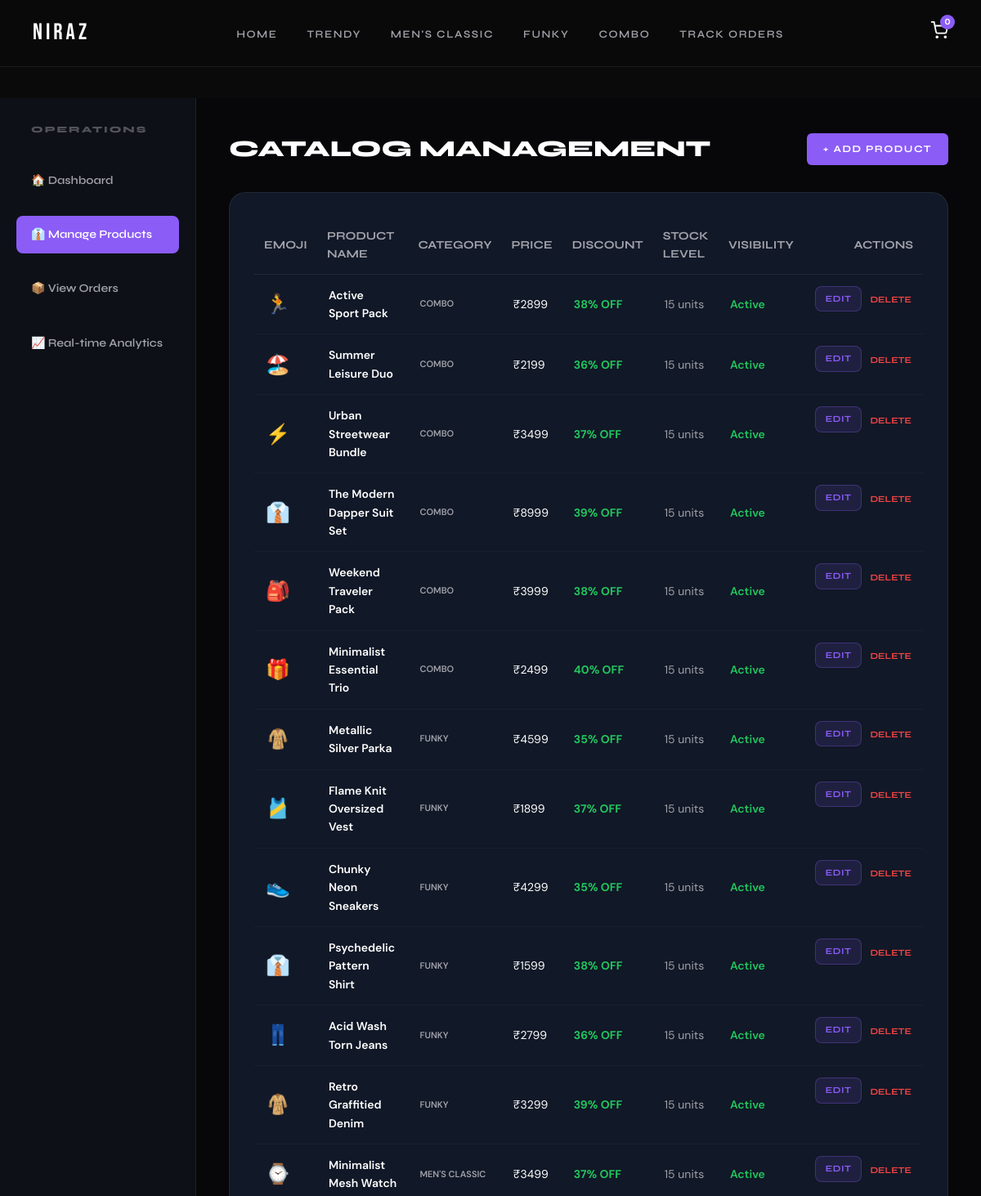
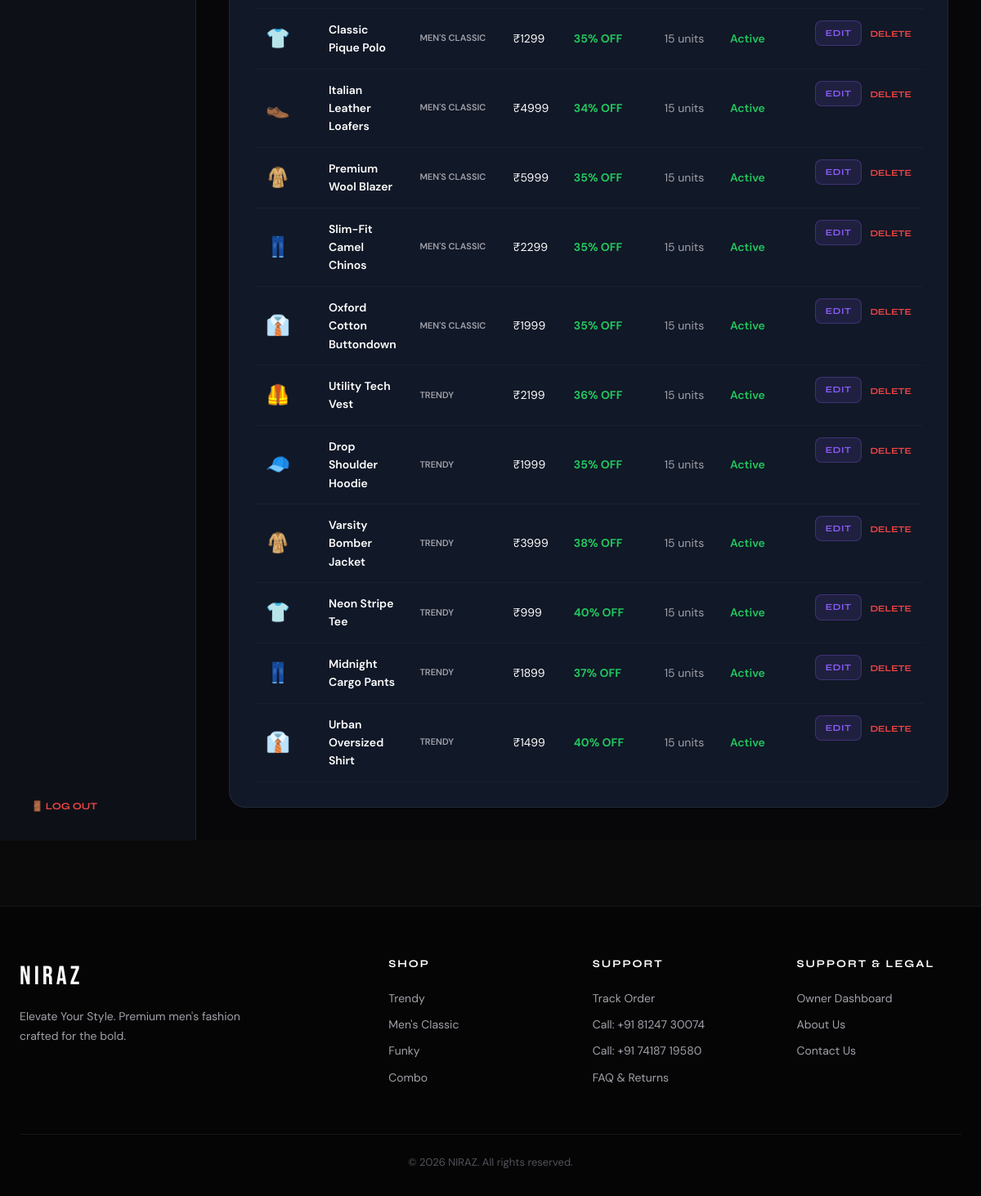
Page /dashboard/products/ (signed in) on the committed database (2 pictures, top to bottom).
### products/models.py (models this page shows, shortened)
class Product(models.Model):
    category = models.ForeignKey(Category, related_name='products', on_delete=models.CASCADE)
    name = models.CharField(max_length=200)
    slug = models.SlugField(max_length=220, unique=True, blank=True)
    description = models.TextField()
    price = models.DecimalField(max_digits=10, decimal_places=2)  # Decimals are correct for database transactions
    discount_percent = models.PositiveIntegerField(default=0)  # E.g. 40
    stock = models.PositiveIntegerField(default=10)
    available = models.BooleanField(default=True)
    featured = models.BooleanField(default=False)
    is_new = models.BooleanField(default=False)
    created_at = models.DateTimeField(auto_now_add=True)
    updated_at = models.DateTimeField(auto_now=True)
    emoji = models.CharField(max_length=10, default="👔")
    @property
    def price_as_int(self):
        return int(self.price)

class Category(models.Model):
    name = models.CharField(max_length=100)
    slug = models.SlugField(max_length=120, unique=True, blank=True)
    description = models.TextField(blank=True, null=True)
    image = models.ImageField(upload_to='categories/', blank=True, null=True)  # Will auto-use Cloudinary if designated
    created_at = models.DateTimeField(auto_now_add=True)
    class Meta:
        verbose_name_plural = 'Categories'

### dashboard/views.py (the view)
# urls.py: path('products/', views.product_list, name='product_list'),
@login_required
def product_list(request):
    products = Product.objects.all().order_by('-created_at')
    return render(request, 'dashboard/products.html', {'products': products})

### cart/cart.py (called while the page is built)
    def __len__(self):
        return sum(item['quantity'] for item in self.cart.values())

### cart/context_processors.py (called while the page is built)
def cart(request):
    return {'cart': Cart(request)}

### templates/dashboard/products.html (shortened to what this page needs)
{% extends 'base.html' %}
{% load static %}
{% block content %}
<div class="container section" style="padding-top:120px;">
  <div class="dashboard-container">
    <div class="dash-sidebar">
      <div style="font-family: var(--font-head); font-size: 11px; font-weight:800; letter-spacing:2px; text-transform:uppercase; color:var(--gray2); padding-left: 18px; margin-bottom: 10px;">OPERATIONS</div>
      <a href="{% url 'dashboard:dashboard_home' %}" class="dash-menu-item">🏠 Dashboard</a>
      <a href="{% url 'dashboard:product_list' %}" class="dash-menu-item active">👔 Manage Products</a>
      <a href="{% url 'dashboard:order_list' %}" class="dash-menu-item">📦 View Orders</a>
      <a href="{% url 'dashboard:analytics_view' %}" class="dash-menu-item">📈 Real-time Analytics</a>
      <div style="margin-top:auto; padding-top:40px;">
        <a href="{% url 'dashboard:owner_logout' %}" style="display:inline-flex; align-items:center; gap:8px; font-family:var(--font-head); font-size:12px; font-weight:700; text-transform:uppercase; color:#EF4444; text-decoration:none; padding-left: 18px;">
          🚪 Log Out
        </a>
      </div>
    </div>
    <div class="dash-content">
      <div style="display: flex; justify-content: space-between; align-items: center; margin-bottom: 30px;">
        <h2 style="font-family: var(--font-head); font-size: 28px; font-weight:800;">CATALOG MANAGEMENT</h2>
        <a href="{% url 'dashboard:product_add' %}" class="btn-primary" style="padding:10px 20px; font-size: 12px;">+ Add Product</a>
      </div>
      <div style="background: var(--card); border: 1px solid var(--border); border-radius: var(--radius-lg); padding: 30px;">
        <div style="overflow-x: auto;">
          <table style="width: 100%; border-collapse: collapse; text-align: left; font-size: 14px;">
            <thead>
              <tr style="border-bottom: 1px solid var(--border); color: var(--gray); font-family: var(--font-head); font-weight:700;">
                <th style="padding:12px;">EMOJI</th>
                <th style="padding:12px;">PRODUCT NAME</th>
                <th style="padding:12px;">CATEGORY</th>
                <th style="padding:12px;">PRICE</th>
                <th style="padding:12px;">DISCOUNT</th>
                <th style="padding:12px;">STOCK LEVEL</th>
                <th style="padding:12px;">VISIBILITY</th>
                <th style="padding:12px; text-align: right;">ACTIONS</th>
              </tr>
            </thead>
            <tbody>
              {% for p in products %}
              <tr style="border-bottom: 1px solid rgba(255,255,255,0.03); color: var(--gray);">
                <td style="padding:14px; font-size: 24px;">{{ p.emoji }}</td>
                <td style="padding:14px; font-weight: 600; color: var(--white);">{{ p.name }}</td>
                <td style="padding:14px; text-transform: uppercase; font-size:11px; font-weight:600;">{{ p.category.name }}</td>
                <td style="padding:14px; color: var(--white);">₹{{ p.price_as_int }}</td>
                <td style="padding:14px; color: var(--green); font-weight:700;">{{ p.discount_percent }}% OFF</td>
                <td style="padding:14px; {% if p.stock < 5 %} color: #EF4444; font-weight: 700; {% endif %}">
                  {{ p.stock }} units
                </td>
                <td style="padding:14px;">
                  {% if p.available %}
                    <span style="color:var(--green); font-weight: 600;">Active</span>
                  {% else %}
                    <span style="color:var(--gray2);">Hidden</span>
                  {% endif %}
                </td>
                <td style="padding:14px; text-align: right; display:flex; justify-content: flex-end; gap:10px; align-items:center;">
                  <a href="{% url 'dashboard:product_edit' pk=p.id %}" class="btn-cart" style="flex: none; padding: 6px 12px; font-size:11px; text-decoration:none;">Edit</a>
                  <form action="{% url 'dashboard:product_delete' pk=p.id %}" method="post" onsubmit="return confirm('Completely delete Product: {{ p.name }}?');" style="margin:0;">
                    <button type="submit" style="background: none; border: none; color: #EF4444; font-family: var(--font-head); font-weight: 700; font-size: 11px; text-transform: uppercase; cursor: pointer;">
                      Delete
                    </button>
                  </form>
                </td>
              </tr>
              {% empty %}
              <tr>
                <td colspan="8" style="padding: 20px; text-align: center; color: var(--gray2);">No products found inside the catalog. Select "+ Add Product" to get started!</td>
              </tr>
              {% endfor %}
            </tbody>
          </table>
        </div>
      </div>
    </div>
  </div>
</div>
{% endblock %}

### static/css/main.css (style rules this page uses)
:root { --bg: #0A0A0A; --card: #111827; --card2: #0f1720; --purple: #8B5CF6; --purple-dark: #6d3fd4; --purple-glow: rgba(139,92,246,0.25); --green: #22C55E; --white: #FFFFFF; --gray: #A1A1AA; --gray2: #52525B; --border: rgba(255,255,255,0.07); --font-display: 'Bebas Neue', cursive; --font-head: 'Syne', sans-serif; --font-body: 'DM Sans', sans-serif; --radius: 12px; --radius-lg: 20px; --transition: 0.3s cubic-bezier(0.4,0,0.2,1); }
*, *::before, *::after { box-sizing: border-box; margin: 0; padding: 0; }
html { scroll-behavior: smooth; }
body { background: var(--bg); color: var(--white); font-family: var(--font-body); line-height: 1.6; overflow-x: hidden; }
a { text-decoration: none; color: inherit; }
.container { max-width: 1200px; margin: 0 auto; padding: 0 24px; }
.section { padding: 80px 0; }
.btn-primary { display: inline-flex; align-items: center; gap: 8px; background: var(--purple); color: var(--white); font-family: var(--font-head); font-weight: 700; font-size: 13px; letter-spacing: 1.5px; text-transform: uppercase; padding: 14px 32px; border-radius: 6px; border: none; cursor: pointer; transition: var(--transition); position: relative; overflow: hidden; }
.btn-primary::before { content:''; position:absolute; inset:0; background: linear-gradient(135deg, transparent, rgba(255,255,255,0.1)); opacity:0; transition: var(--transition); }
.btn-cart { flex: 1; padding: 10px; background: rgba(139,92,246,0.12); border: 1px solid rgba(139,92,246,0.3); border-radius: 8px; color: var(--purple); font-family: var(--font-head); font-size: 12px; font-weight: 700; letter-spacing: 0.5px; cursor: pointer; transition: var(--transition); text-transform: uppercase; }
.dashboard-container { display: grid; grid-template-columns: 240px 1fr; min-height: 100vh; padding-top: 0; }
.dash-sidebar { background: #0D1117; border-right: 1px solid var(--border); padding: 30px 20px; display: flex; flex-direction: column; gap: 20px; }
.dash-menu-item { display: flex; align-items: center; gap: 12px; padding: 12px 18px; border-radius: 8px; font-family: var(--font-head); font-weight: 600; font-size: 14px; color: var(--gray); transition: var(--transition); }
.dash-menu-item:hover, .dash-menu-item.active { background: var(--purple); color: var(--white); }
.dash-content { padding: 40px; background: #070709; overflow-y: auto; }

### rows in the picture
Product: emoji "🏃", name "Active Sport Pack", category.name "COMBO", price_as_int "2899", discount_percent "38", stock "15", available "Active"
Product: emoji "🏖️", name "Summer Leisure Duo", category.name "COMBO", price_as_int "2199", discount_percent "36", stock "15", available "Active"
Product: emoji "⚡", name "Urban Streetwear Bundle", category.name "COMBO", price_as_int "3499", discount_percent "37", stock "15", available "Active"
Product: emoji "👔", name "The Modern Dapper Suit Set", category.name "COMBO", price_as_int "8999", discount_percent "39", stock "15", available "Active"
Product: emoji "🎒", name "Weekend Traveler Pack", category.name "COMBO", price_as_int "3999", discount_percent "38", stock "15", available "Active"
Product: emoji "🎁", name "Minimalist Essential Trio", category.name "COMBO", price_as_int "2499", discount_percent "40", stock "15", available "Active"
Product: emoji "🧥", name "Metallic Silver Parka", category.name "FUNKY", price_as_int "4599", discount_percent "35", stock "15", available "Active"
Product: emoji "🎽", name "Flame Knit Oversized Vest", category.name "FUNKY", price_as_int "1899", discount_percent "37", stock "15", available "Active"
Product: emoji "👟", name "Chunky Neon Sneakers", category.name "FUNKY", price_as_int "4299", discount_percent "35", stock "15", available "Active"
Product: emoji "👔", name "Psychedelic Pattern Shirt", category.name "FUNKY", price_as_int "1599", discount_percent "38", stock "15", available "Active"
Product: emoji "👖", name "Acid Wash Torn Jeans", category.name "FUNKY", price_as_int "2799", discount_percent "36", stock "15", available "Active"
Product: emoji "🧥", name "Retro Graffitied Denim", category.name "FUNKY", price_as_int "3299", discount_percent "39", stock "15", available "Active"
Product: emoji "⌚", name "Minimalist Mesh Watch", category.name "MEN'S CLASSIC", price_as_int "3499", discount_percent "37", stock "15", available "Active"
Product: emoji "👕", name "Classic Pique Polo", category.name "MEN'S CLASSIC", price_as_int "1299", discount_percent "35", stock "15", available "Active"
Product: emoji "👞", name "Italian Leather Loafers", category.name "MEN'S CLASSIC", price_as_int "4999", discount_percent "34", stock "15", available "Active"
Product: emoji "🧥", name "Premium Wool Blazer", category.name "MEN'S CLASSIC", price_as_int "5999", discount_percent "35", stock "15", available "Active"
Product: emoji "👖", name "Slim-Fit Camel Chinos", category.name "MEN'S CLASSIC", price_as_int "2299", discount_percent "35", stock "15", available "Active"
Product: emoji "👔", name "Oxford Cotton Buttondown", category.name "MEN'S CLASSIC", price_as_int "1999", discount_percent "35", stock "15", available "Active"
Product: emoji "🦺", name "Utility Tech Vest", category.name "TRENDY", price_as_int "2199", discount_percent "36", stock "15", available "Active"
Product: emoji "🧢", name "Drop Shoulder Hoodie", category.name "TRENDY", price_as_int "1999", discount_percent "35", stock "15", available "Active"
Product: emoji "🧥", name "Varsity Bomber Jacket", category.name "TRENDY", price_as_int "3999", discount_percent "38", stock "15", available "Active"
Product: emoji "👕", name "Neon Stripe Tee", category.name "TRENDY", price_as_int "999", discount_percent "40", stock "15", available "Active"
Product: emoji "👖", name "Midnight Cargo Pants", category.name "TRENDY", price_as_int "1899", discount_percent "37", stock "15", available "Active"
Product: emoji "👔", name "Urban Oversized Shirt", category.name "TRENDY", price_as_int "1499", discount_percent "40", stock "15", available "Active"

### other values in the picture
{{ cart|length|default:"0" }} "0"
